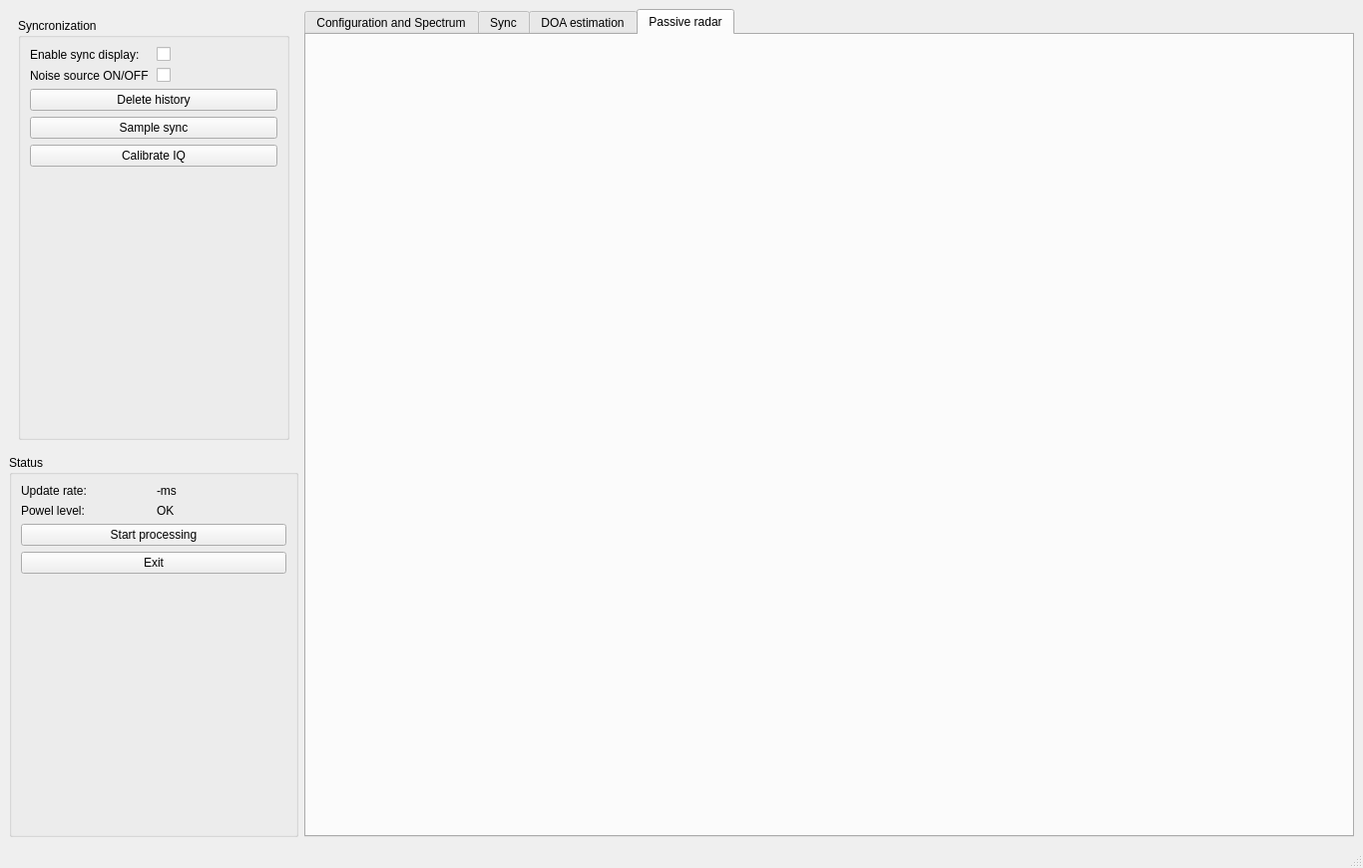
<?xml version="1.0" encoding="UTF-8"?>
<ui version="4.0">
 <class>MainWindow</class>
 <widget class="QMainWindow" name="MainWindow">
  <property name="geometry">
   <rect>
    <x>0</x>
    <y>0</y>
    <width>1366</width>
    <height>870</height>
   </rect>
  </property>
  <property name="windowTitle">
   <string>MainWindow</string>
  </property>
  <widget class="QWidget" name="centralwidget">
   <layout class="QHBoxLayout" name="horizontalLayout">
    <item>
     <layout class="QVBoxLayout" name="verticalLayout_6">
      <item>
       <widget class="QStackedWidget" name="stackedWidget_config">
        <property name="maximumSize">
         <size>
          <width>290</width>
          <height>16777215</height>
         </size>
        </property>
        <property name="currentIndex">
         <number>1</number>
        </property>
        <widget class="QWidget" name="page_4">
         <layout class="QVBoxLayout" name="verticalLayout_7">
          <item>
           <widget class="QGroupBox" name="groupBox_7">
            <property name="title">
             <string>Receiver configaration</string>
            </property>
            <layout class="QGridLayout" name="gridLayout_17">
             <item row="0" column="0">
              <layout class="QGridLayout" name="gridLayout_16">
               <item row="0" column="1">
                <widget class="QDoubleSpinBox" name="doubleSpinBox_center_freq">
                 <property name="decimals">
                  <number>3</number>
                 </property>
                 <property name="minimum">
                  <double>20.000000000000000</double>
                 </property>
                 <property name="maximum">
                  <double>2000.000000000000000</double>
                 </property>
                 <property name="value">
                  <double>100.000000000000000</double>
                 </property>
                </widget>
               </item>
               <item row="1" column="0">
                <widget class="QLabel" name="label_4">
                 <property name="text">
                  <string>Sampling frequency [MHz]:</string>
                 </property>
                </widget>
               </item>
               <item row="0" column="0">
                <widget class="QLabel" name="label_3">
                 <property name="text">
                  <string>Center frequency [MHz]:</string>
                 </property>
                </widget>
               </item>
               <item row="1" column="1">
                <widget class="QDoubleSpinBox" name="doubleSpinBox_sampling_freq">
                 <property name="minimum">
                  <double>1.000000000000000</double>
                 </property>
                 <property name="maximum">
                  <double>3.200000000000000</double>
                 </property>
                </widget>
               </item>
               <item row="2" column="0">
                <widget class="QLabel" name="label_18">
                 <property name="text">
                  <string>Gain [dB]:</string>
                 </property>
                </widget>
               </item>
               <item row="2" column="1">
                <widget class="QComboBox" name="comboBox_gain">
                 <item>
                  <property name="text">
                   <string>0</string>
                  </property>
                 </item>
                 <item>
                  <property name="text">
                   <string>0.9</string>
                  </property>
                 </item>
                 <item>
                  <property name="text">
                   <string>1.4</string>
                  </property>
                 </item>
                 <item>
                  <property name="text">
                   <string>2.7</string>
                  </property>
                 </item>
                 <item>
                  <property name="text">
                   <string>3.7</string>
                  </property>
                 </item>
                 <item>
                  <property name="text">
                   <string>7.7</string>
                  </property>
                 </item>
                 <item>
                  <property name="text">
                   <string>8.7</string>
                  </property>
                 </item>
                 <item>
                  <property name="text">
                   <string>12.5</string>
                  </property>
                 </item>
                 <item>
                  <property name="text">
                   <string>14.4</string>
                  </property>
                 </item>
                 <item>
                  <property name="text">
                   <string>15.7</string>
                  </property>
                 </item>
                 <item>
                  <property name="text">
                   <string>16.6</string>
                  </property>
                 </item>
                 <item>
                  <property name="text">
                   <string>19.7</string>
                  </property>
                 </item>
                 <item>
                  <property name="text">
                   <string>20.7</string>
                  </property>
                 </item>
                 <item>
                  <property name="text">
                   <string>22.9</string>
                  </property>
                 </item>
                 <item>
                  <property name="text">
                   <string>25.4</string>
                  </property>
                 </item>
                 <item>
                  <property name="text">
                   <string>28.0</string>
                  </property>
                 </item>
                 <item>
                  <property name="text">
                   <string>29.7</string>
                  </property>
                 </item>
                 <item>
                  <property name="text">
                   <string>32.8</string>
                  </property>
                 </item>
                 <item>
                  <property name="text">
                   <string>33.8</string>
                  </property>
                 </item>
                 <item>
                  <property name="text">
                   <string>36.4</string>
                  </property>
                 </item>
                 <item>
                  <property name="text">
                   <string>37.2</string>
                  </property>
                 </item>
                 <item>
                  <property name="text">
                   <string>38.6</string>
                  </property>
                 </item>
                 <item>
                  <property name="text">
                   <string>40.2</string>
                  </property>
                 </item>
                 <item>
                  <property name="text">
                   <string>42.1</string>
                  </property>
                 </item>
                 <item>
                  <property name="text">
                   <string>43.4</string>
                  </property>
                 </item>
                 <item>
                  <property name="text">
                   <string>43.9</string>
                  </property>
                 </item>
                 <item>
                  <property name="text">
                   <string>44.5</string>
                  </property>
                 </item>
                 <item>
                  <property name="text">
                   <string>48.0</string>
                  </property>
                 </item>
                 <item>
                  <property name="text">
                   <string>49.6</string>
                  </property>
                 </item>
                </widget>
               </item>
              </layout>
             </item>
             <item row="1" column="0">
              <widget class="QPushButton" name="pushButton_set_receiver_config">
               <property name="text">
                <string>Set</string>
               </property>
              </widget>
             </item>
            </layout>
           </widget>
          </item>
          <item>
           <widget class="QGroupBox" name="groupBox_8">
            <property name="title">
             <string>IQ preprocessing</string>
            </property>
            <layout class="QGridLayout" name="gridLayout_3">
             <item row="0" column="0">
              <layout class="QGridLayout" name="gridLayout_2">
               <item row="2" column="0">
                <widget class="QLabel" name="label_19">
                 <property name="text">
                  <string>FIR tap size:</string>
                 </property>
                </widget>
               </item>
               <item row="1" column="0">
                <widget class="QLabel" name="label_2">
                 <property name="text">
                  <string>Filter BW [kHz]: </string>
                 </property>
                </widget>
               </item>
               <item row="0" column="0">
                <widget class="QLabel" name="label">
                 <property name="text">
                  <string>DC compensation:</string>
                 </property>
                </widget>
               </item>
               <item row="3" column="0">
                <widget class="QLabel" name="label_20">
                 <property name="text">
                  <string>Decimation:</string>
                 </property>
                </widget>
               </item>
               <item row="0" column="1">
                <widget class="QCheckBox" name="checkBox_en_dc_compensation">
                 <property name="text">
                  <string/>
                 </property>
                </widget>
               </item>
               <item row="1" column="1">
                <widget class="QDoubleSpinBox" name="doubleSpinBox_filterbw">
                 <property name="maximum">
                  <double>3400.000000000000000</double>
                 </property>
                 <property name="value">
                  <double>150.000000000000000</double>
                 </property>
                </widget>
               </item>
               <item row="2" column="1">
                <widget class="QSpinBox" name="spinBox_fir_tap_size">
                 <property name="toolTip">
                  <string>&lt;html&gt;&lt;head/&gt;&lt;body&gt;&lt;p&gt;Set to 0 to disable FIR filtering&lt;/p&gt;&lt;/body&gt;&lt;/html&gt;</string>
                 </property>
                 <property name="maximum">
                  <number>10000</number>
                 </property>
                </widget>
               </item>
               <item row="3" column="1">
                <widget class="QSpinBox" name="spinBox_decimation">
                 <property name="minimum">
                  <number>1</number>
                 </property>
                 <property name="maximum">
                  <number>1000</number>
                 </property>
                </widget>
               </item>
              </layout>
             </item>
            </layout>
           </widget>
          </item>
          <item>
           <widget class="QCheckBox" name="checkBox_en_spectrum">
            <property name="text">
             <string>Enable spectrum display</string>
            </property>
           </widget>
          </item>
         </layout>
        </widget>
        <widget class="QWidget" name="page">
         <layout class="QHBoxLayout" name="horizontalLayout_2">
          <item>
           <widget class="QGroupBox" name="groupBox">
            <property name="title">
             <string>Syncronization</string>
            </property>
            <layout class="QGridLayout" name="gridLayout_9">
             <item row="0" column="1">
              <layout class="QVBoxLayout" name="verticalLayout_2">
               <item>
                <layout class="QGridLayout" name="gridLayout_8">
                 <item row="0" column="0">
                  <widget class="QLabel" name="label_12">
                   <property name="text">
                    <string>Enable sync display:</string>
                   </property>
                  </widget>
                 </item>
                 <item row="0" column="1">
                  <widget class="QCheckBox" name="checkBox_en_sync_display">
                   <property name="text">
                    <string/>
                   </property>
                  </widget>
                 </item>
                 <item row="1" column="0">
                  <widget class="QLabel" name="label_32">
                   <property name="text">
                    <string>Noise source ON/OFF</string>
                   </property>
                  </widget>
                 </item>
                 <item row="1" column="1">
                  <widget class="QCheckBox" name="checkBox_en_noise_source">
                   <property name="text">
                    <string/>
                   </property>
                  </widget>
                 </item>
                </layout>
               </item>
               <item>
                <widget class="QPushButton" name="pushButton_del_sync_history">
                 <property name="text">
                  <string>Delete history</string>
                 </property>
                </widget>
               </item>
               <item>
                <widget class="QPushButton" name="pushButton_sync">
                 <property name="text">
                  <string>Sample sync</string>
                 </property>
                </widget>
               </item>
               <item>
                <widget class="QPushButton" name="pushButton_iq_calib">
                 <property name="text">
                  <string>Calibrate IQ</string>
                 </property>
                </widget>
               </item>
              </layout>
             </item>
             <item row="1" column="1">
              <spacer name="verticalSpacer_3">
               <property name="orientation">
                <enum>Qt::Vertical</enum>
               </property>
               <property name="sizeHint" stdset="0">
                <size>
                 <width>20</width>
                 <height>40</height>
                </size>
               </property>
              </spacer>
             </item>
            </layout>
           </widget>
          </item>
         </layout>
        </widget>
        <widget class="QWidget" name="page_2">
         <layout class="QVBoxLayout" name="verticalLayout">
          <item>
           <widget class="QGroupBox" name="groupBox_2">
            <property name="title">
             <string>Antenna configarion</string>
            </property>
            <layout class="QGridLayout" name="gridLayout_7">
             <item row="0" column="0">
              <layout class="QGridLayout" name="gridLayout_4">
               <item row="0" column="0">
                <widget class="QLabel" name="label_21">
                 <property name="text">
                  <string>Arrangement:</string>
                 </property>
                </widget>
               </item>
               <item row="1" column="0">
                <widget class="QLabel" name="label_24">
                 <property name="text">
                  <string>Spacing [lambda]:</string>
                 </property>
                </widget>
               </item>
               <item row="0" column="1">
                <widget class="QComboBox" name="comboBox_antenna_alignment">
                 <property name="toolTip">
                  <string>&lt;html&gt;&lt;head/&gt;&lt;body&gt;&lt;p&gt;ULA (Uniform Linear Array)&lt;br/&gt;UCA (Uniform Ciruclar Array)&lt;/p&gt;&lt;/body&gt;&lt;/html&gt;</string>
                 </property>
                 <item>
                  <property name="text">
                   <string>ULA</string>
                  </property>
                 </item>
                 <item>
                  <property name="text">
                   <string>UCA</string>
                  </property>
                 </item>
                </widget>
               </item>
               <item row="1" column="1">
                <widget class="QDoubleSpinBox" name="doubleSpinBox_DOA_d">
                 <property name="decimals">
                  <number>4</number>
                 </property>
                 <property name="maximum">
                  <double>10.000000000000000</double>
                 </property>
                 <property name="value">
                  <double>0.500000000000000</double>
                 </property>
                </widget>
               </item>
              </layout>
             </item>
             <item row="1" column="0">
              <widget class="QPushButton" name="pushButton_DOA_cal_90">
               <property name="text">
                <string>Calibrate 90 deg</string>
               </property>
              </widget>
             </item>
            </layout>
           </widget>
          </item>
          <item>
           <widget class="QGroupBox" name="groupBox_4">
            <property name="title">
             <string>DOA estimation</string>
            </property>
            <layout class="QGridLayout" name="gridLayout_10">
             <item row="0" column="0">
              <layout class="QGridLayout" name="gridLayout">
               <item row="4" column="1">
                <widget class="QCheckBox" name="checkBox_en_DOA_MEM">
                 <property name="text">
                  <string/>
                 </property>
                </widget>
               </item>
               <item row="7" column="0">
                <widget class="QLabel" name="label_10">
                 <property name="text">
                  <string>Sample size 2^x:</string>
                 </property>
                </widget>
               </item>
               <item row="2" column="1">
                <widget class="QCheckBox" name="checkBox_en_DOA_Bartlett">
                 <property name="text">
                  <string/>
                 </property>
                </widget>
               </item>
               <item row="0" column="0">
                <widget class="QLabel" name="label_11">
                 <property name="text">
                  <string>Enable/Disable:</string>
                 </property>
                </widget>
               </item>
               <item row="3" column="1">
                <widget class="QCheckBox" name="checkBox_en_DOA_Capon">
                 <property name="text">
                  <string/>
                 </property>
                </widget>
               </item>
               <item row="5" column="0">
                <widget class="QLabel" name="label_9">
                 <property name="text">
                  <string>MUSIC</string>
                 </property>
                </widget>
               </item>
               <item row="4" column="0">
                <widget class="QLabel" name="label_8">
                 <property name="text">
                  <string>MEM</string>
                 </property>
                </widget>
               </item>
               <item row="7" column="1">
                <widget class="QSpinBox" name="spinBox_DOA_sample_size">
                 <property name="minimum">
                  <number>1</number>
                 </property>
                 <property name="maximum">
                  <number>22</number>
                 </property>
                 <property name="value">
                  <number>10</number>
                 </property>
                </widget>
               </item>
               <item row="5" column="1">
                <widget class="QCheckBox" name="checkBox_en_DOA_MUSIC">
                 <property name="text">
                  <string/>
                 </property>
                </widget>
               </item>
               <item row="0" column="1">
                <widget class="QCheckBox" name="checkBox_en_DOA">
                 <property name="text">
                  <string/>
                 </property>
                 <property name="checked">
                  <bool>true</bool>
                 </property>
                </widget>
               </item>
               <item row="3" column="0">
                <widget class="QLabel" name="label_7">
                 <property name="text">
                  <string>Capon</string>
                 </property>
                </widget>
               </item>
               <item row="2" column="0">
                <widget class="QLabel" name="label_6">
                 <property name="text">
                  <string>Bartlett</string>
                 </property>
                </widget>
               </item>
               <item row="8" column="0">
                <widget class="QLabel" name="label_16">
                 <property name="text">
                  <string>FB average:</string>
                 </property>
                </widget>
               </item>
               <item row="8" column="1">
                <widget class="QCheckBox" name="checkBox_en_DOA_FB_avg">
                 <property name="text">
                  <string/>
                 </property>
                </widget>
               </item>
               <item row="1" column="0">
                <widget class="QLabel" name="label_5">
                 <property name="font">
                  <font>
                   <pointsize>11</pointsize>
                   <weight>75</weight>
                   <bold>true</bold>
                  </font>
                 </property>
                 <property name="text">
                  <string>Methods:</string>
                 </property>
                </widget>
               </item>
               <item row="6" column="0">
                <widget class="QLabel" name="label_15">
                 <property name="font">
                  <font>
                   <pointsize>11</pointsize>
                   <weight>75</weight>
                   <bold>true</bold>
                  </font>
                 </property>
                 <property name="text">
                  <string>Corr. matrix</string>
                 </property>
                </widget>
               </item>
              </layout>
             </item>
            </layout>
           </widget>
          </item>
         </layout>
        </widget>
        <widget class="QWidget" name="page_3">
         <layout class="QVBoxLayout" name="verticalLayout_3">
          <item>
           <widget class="QCheckBox" name="checkBox_en_passive_radar">
            <property name="text">
             <string>Enable passive radar processing</string>
            </property>
           </widget>
          </item>
          <item>
           <widget class="QGroupBox" name="groupBox_3">
            <property name="title">
             <string>Channel configuration</string>
            </property>
            <layout class="QGridLayout" name="gridLayout_13">
             <item row="0" column="0">
              <layout class="QGridLayout" name="gridLayout_11">
               <item row="0" column="0">
                <widget class="QLabel" name="label_13">
                 <property name="text">
                  <string>Reference channel:</string>
                 </property>
                </widget>
               </item>
               <item row="1" column="0">
                <widget class="QLabel" name="label_14">
                 <property name="text">
                  <string>Surveillance channel:</string>
                 </property>
                </widget>
               </item>
               <item row="1" column="1">
                <widget class="QSpinBox" name="spinBox_surv_ch_select">
                 <property name="maximum">
                  <number>3</number>
                 </property>
                 <property name="value">
                  <number>1</number>
                 </property>
                </widget>
               </item>
               <item row="0" column="1">
                <widget class="QSpinBox" name="spinBox_ref_ch_select">
                 <property name="maximum">
                  <number>3</number>
                 </property>
                </widget>
               </item>
               <item row="2" column="0">
                <widget class="QLabel" name="label_30">
                 <property name="text">
                  <string>Sample size 2^x:</string>
                 </property>
                </widget>
               </item>
               <item row="2" column="1">
                <widget class="QSpinBox" name="spinBox_pr_sample_size">
                 <property name="maximum">
                  <number>25</number>
                 </property>
                 <property name="value">
                  <number>15</number>
                 </property>
                </widget>
               </item>
              </layout>
             </item>
            </layout>
           </widget>
          </item>
          <item>
           <widget class="QGroupBox" name="groupBox_5">
            <property name="title">
             <string>Time domain clutter cancellation</string>
            </property>
            <layout class="QGridLayout" name="gridLayout_19">
             <item row="0" column="0">
              <layout class="QGridLayout" name="gridLayout_18">
               <item row="0" column="0">
                <widget class="QLabel" name="label_23">
                 <property name="text">
                  <string>Enable/Disable:</string>
                 </property>
                </widget>
               </item>
               <item row="1" column="0">
                <widget class="QLabel" name="label_25">
                 <property name="text">
                  <string>Method:</string>
                 </property>
                </widget>
               </item>
               <item row="0" column="1">
                <widget class="QCheckBox" name="checkBox_en_td_filter">
                 <property name="text">
                  <string/>
                 </property>
                </widget>
               </item>
               <item row="2" column="0">
                <widget class="QLabel" name="label_26">
                 <property name="text">
                  <string>Filter dimension:</string>
                 </property>
                </widget>
               </item>
               <item row="2" column="1">
                <widget class="QSpinBox" name="spinBox_td_filter_dimension">
                 <property name="minimum">
                  <number>1</number>
                 </property>
                 <property name="maximum">
                  <number>16384</number>
                 </property>
                 <property name="value">
                  <number>32</number>
                 </property>
                </widget>
               </item>
               <item row="1" column="1">
                <widget class="QComboBox" name="comboBox_td_filter_method">
                 <item>
                  <property name="text">
                   <string>Wiener - SSMI</string>
                  </property>
                 </item>
                </widget>
               </item>
              </layout>
             </item>
             <item row="1" column="0">
              <widget class="QGroupBox" name="groupBox_9">
               <property name="title">
                <string>Cross-Correlation Detector</string>
               </property>
               <layout class="QGridLayout" name="gridLayout_21">
                <item row="0" column="0">
                 <layout class="QGridLayout" name="gridLayout_20">
                  <item row="1" column="1">
                   <widget class="QDoubleSpinBox" name="doubleSpinBox_cc_det_max_Doppler">
                    <property name="maximum">
                     <double>100000.000000000000000</double>
                    </property>
                    <property name="value">
                     <double>500.000000000000000</double>
                    </property>
                   </widget>
                  </item>
                  <item row="0" column="0">
                   <widget class="QLabel" name="label_27">
                    <property name="text">
                     <string>max Range:</string>
                    </property>
                   </widget>
                  </item>
                  <item row="1" column="0">
                   <widget class="QLabel" name="label_28">
                    <property name="text">
                     <string>max Doppler:</string>
                    </property>
                   </widget>
                  </item>
                  <item row="2" column="0">
                   <widget class="QLabel" name="label_29">
                    <property name="text">
                     <string>Windowing:</string>
                    </property>
                   </widget>
                  </item>
                  <item row="0" column="1">
                   <widget class="QDoubleSpinBox" name="doubleSpinBox_cc_det_max_range">
                    <property name="maximum">
                     <double>100000.000000000000000</double>
                    </property>
                    <property name="value">
                     <double>128.000000000000000</double>
                    </property>
                   </widget>
                  </item>
                  <item row="2" column="1">
                   <widget class="QComboBox" name="comboBox_cc_det_windowing">
                    <item>
                     <property name="text">
                      <string>Rectangular</string>
                     </property>
                    </item>
                    <item>
                     <property name="text">
                      <string>Hamming</string>
                     </property>
                    </item>
                   </widget>
                  </item>
                  <item row="3" column="0">
                   <widget class="QLabel" name="label_31">
                    <property name="text">
                     <string>Dynamic range: </string>
                    </property>
                   </widget>
                  </item>
                  <item row="3" column="1">
                   <widget class="QSpinBox" name="spinBox_rd_dyn_range">
                    <property name="maximum">
                     <number>100</number>
                    </property>
                    <property name="value">
                     <number>40</number>
                    </property>
                   </widget>
                  </item>
                 </layout>
                </item>
               </layout>
              </widget>
             </item>
            </layout>
           </widget>
          </item>
         </layout>
        </widget>
       </widget>
      </item>
      <item>
       <widget class="QGroupBox" name="groupBox_6">
        <property name="maximumSize">
         <size>
          <width>290</width>
          <height>16777215</height>
         </size>
        </property>
        <property name="title">
         <string>Status </string>
        </property>
        <layout class="QGridLayout" name="gridLayout_15">
         <item row="2" column="0">
          <layout class="QGridLayout" name="gridLayout_14">
           <item row="1" column="1">
            <widget class="QLabel" name="label_power_level">
             <property name="text">
              <string>OK</string>
             </property>
            </widget>
           </item>
           <item row="1" column="0">
            <widget class="QLabel" name="label_17">
             <property name="text">
              <string>Powel level:</string>
             </property>
            </widget>
           </item>
           <item row="0" column="1">
            <widget class="QLabel" name="label_update_rate">
             <property name="text">
              <string>-ms</string>
             </property>
            </widget>
           </item>
           <item row="0" column="0">
            <widget class="QLabel" name="label_22">
             <property name="text">
              <string>Update rate:</string>
             </property>
            </widget>
           </item>
          </layout>
         </item>
         <item row="5" column="0">
          <spacer name="verticalSpacer_4">
           <property name="orientation">
            <enum>Qt::Vertical</enum>
           </property>
           <property name="sizeHint" stdset="0">
            <size>
             <width>20</width>
             <height>40</height>
            </size>
           </property>
          </spacer>
         </item>
         <item row="4" column="0">
          <widget class="QPushButton" name="pushButton_close">
           <property name="text">
            <string>Exit</string>
           </property>
          </widget>
         </item>
         <item row="3" column="0">
          <widget class="QPushButton" name="pushButton_proc_control">
           <property name="text">
            <string>Start processing</string>
           </property>
          </widget>
         </item>
        </layout>
       </widget>
      </item>
     </layout>
    </item>
    <item>
     <widget class="QTabWidget" name="tabWidget">
      <property name="currentIndex">
       <number>3</number>
      </property>
      <widget class="QWidget" name="tab_spectrum">
       <attribute name="title">
        <string>Configuration and Spectrum</string>
       </attribute>
       <layout class="QGridLayout" name="gridLayout_6">
        <item row="0" column="0">
         <layout class="QGridLayout" name="gridLayout_spectrum"/>
        </item>
       </layout>
      </widget>
      <widget class="QWidget" name="tab_symc">
       <attribute name="title">
        <string>Sync</string>
       </attribute>
       <layout class="QGridLayout" name="gridLayout_5">
        <item row="0" column="0">
         <layout class="QGridLayout" name="gridLayout_sync"/>
        </item>
       </layout>
      </widget>
      <widget class="QWidget" name="tab_DOA">
       <attribute name="title">
        <string>DOA estimation</string>
       </attribute>
       <layout class="QGridLayout" name="gridLayout_12">
        <item row="0" column="0">
         <layout class="QGridLayout" name="gridLayout_DOA"/>
        </item>
       </layout>
      </widget>
      <widget class="QWidget" name="tab">
       <attribute name="title">
        <string>Passive radar</string>
       </attribute>
       <layout class="QGridLayout" name="gridLayout_23">
        <item row="0" column="0">
         <layout class="QGridLayout" name="gridLayout_RD"/>
        </item>
       </layout>
      </widget>
     </widget>
    </item>
   </layout>
  </widget>
  <widget class="QMenuBar" name="menubar">
   <property name="geometry">
    <rect>
     <x>0</x>
     <y>0</y>
     <width>1366</width>
     <height>31</height>
    </rect>
   </property>
  </widget>
  <widget class="QStatusBar" name="statusbar"/>
 </widget>
 <resources/>
 <connections/>
</ui>
